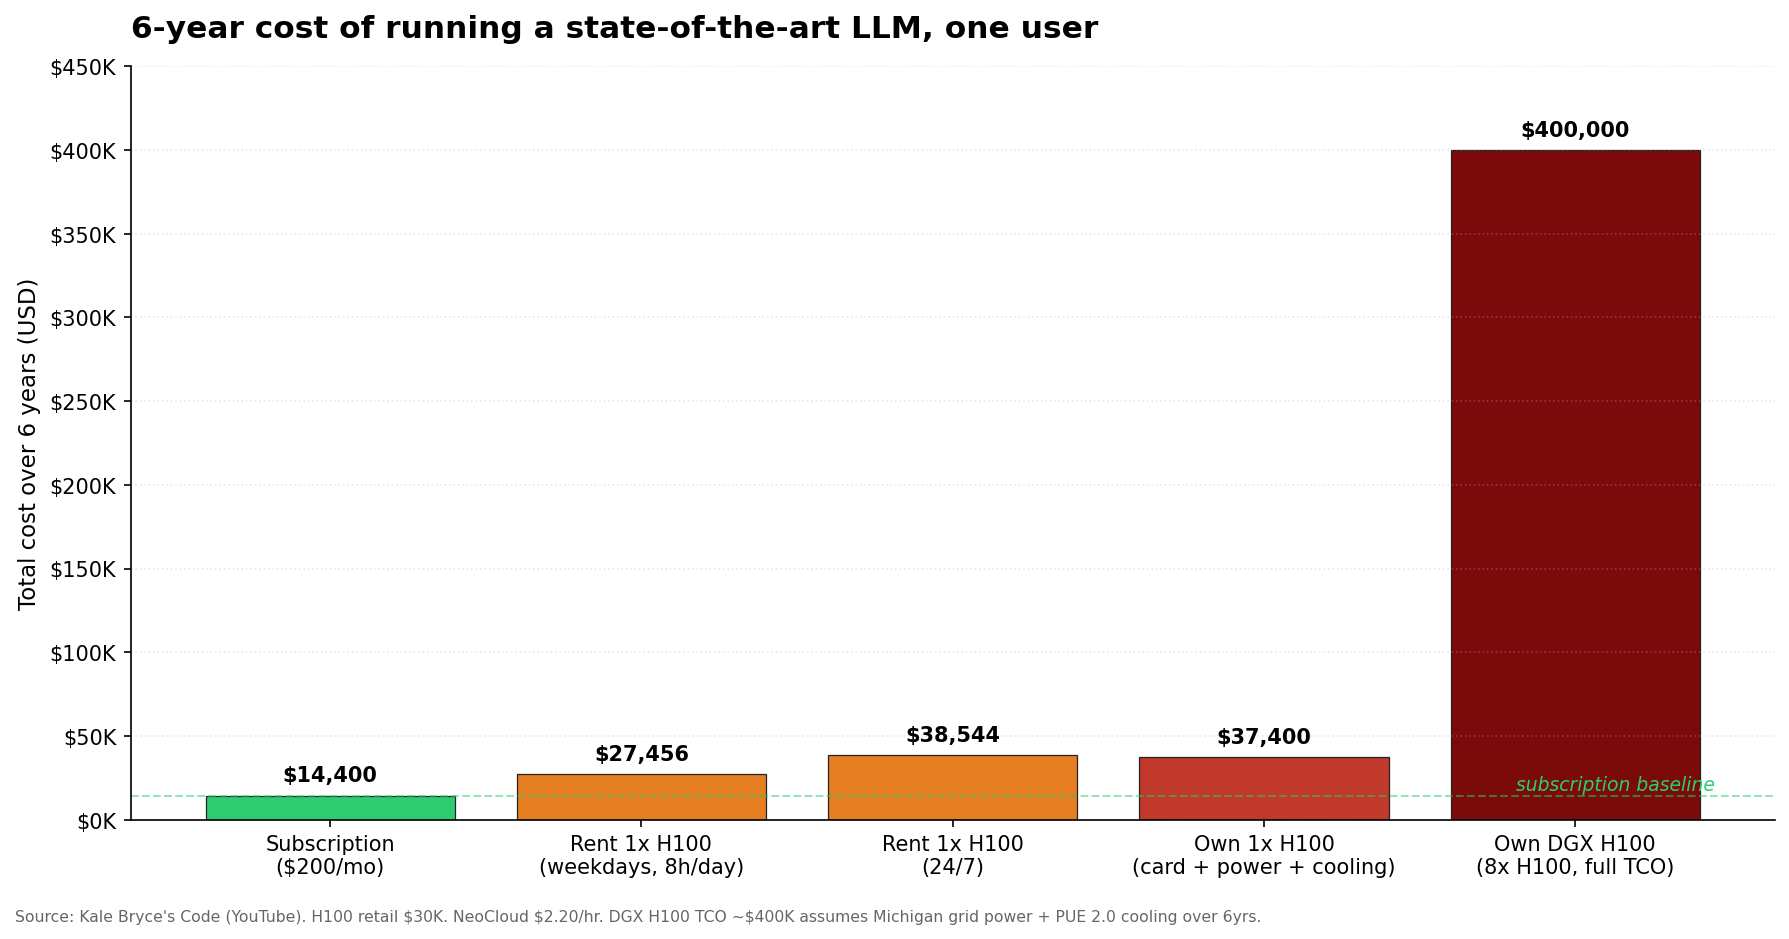

Generate this figure with Python:
"""
Chart: 6-year total cost of ownership across LLM access paths
Data source: Kale Bryce's Code YouTube analysis (https://www.youtube.com/watch?v=SmYNK0kqaDI)
  - $200/mo subscription * 72 months = $14,400
  - NeoCloud H100 @ $2.20/hr, 8hrs/day weekdays = $27,456 over 6yrs
  - NeoCloud H100 @ $2.20/hr, 24/7 = $38,544 over 6yrs (uses 365.25 days)
  - Self-host 1x H100: $30,000 card + ~$3,700 power (350W, $0.20/kWh, 24/7) + ~$3,700 cooling (PUE 2.0) ~= $37,400
  - DGX H100 (8x H100) self-host total cost of ownership ~= $400,000

Run: python3 assets/charts/2026-05-19-open-weight-llm-6yr-tco.py
"""
import matplotlib.pyplot as plt
import matplotlib.ticker as mtick

labels = [
    "Subscription\n($200/mo)",
    "Rent 1x H100\n(weekdays, 8h/day)",
    "Rent 1x H100\n(24/7)",
    "Own 1x H100\n(card + power + cooling)",
    "Own DGX H100\n(8x H100, full TCO)",
]
costs = [14_400, 27_456, 38_544, 37_400, 400_000]

# color: subscription baseline green, self-host paths red-shifted
colors = ["#2ecc71", "#e67e22", "#e67e22", "#c0392b", "#7b0a0a"]

fig, ax = plt.subplots(figsize=(12, 6.27))
bars = ax.bar(labels, costs, color=colors, edgecolor="#222", linewidth=0.6)

ax.set_title(
    "6-year cost of running a state-of-the-art LLM, one user",
    fontsize=15, fontweight="bold", pad=14, loc="left",
)
ax.set_ylabel("Total cost over 6 years (USD)", fontsize=11)
ax.yaxis.set_major_formatter(mtick.FuncFormatter(lambda x, _: f"${int(x/1000)}K"))
ax.set_ylim(0, 450_000)

# value labels on top of each bar
for bar, cost in zip(bars, costs):
    ax.text(
        bar.get_x() + bar.get_width() / 2,
        bar.get_height() + 6_000,
        f"${cost:,.0f}",
        ha="center", va="bottom", fontsize=10, fontweight="bold",
    )

# subtle annotation: where the subscription line sits
ax.axhline(14_400, color="#2ecc71", linestyle="--", linewidth=1, alpha=0.5)
ax.text(
    4.45, 18_000, "subscription baseline",
    color="#2ecc71", fontsize=9, ha="right", style="italic",
)

# clean up chrome
ax.spines["top"].set_visible(False)
ax.spines["right"].set_visible(False)
ax.tick_params(axis="x", labelsize=10)
ax.grid(axis="y", linestyle=":", alpha=0.3)

# footer note
fig.text(
    0.01, 0.01,
    "Source: Kale Bryce's Code (YouTube). H100 retail $30K. NeoCloud $2.20/hr. "
    "DGX H100 TCO ~$400K assumes Michigan grid power + PUE 2.0 cooling over 6yrs.",
    fontsize=7.5, color="#666",
)

plt.tight_layout(rect=[0, 0.03, 1, 1])
plt.savefig(
    "assets/charts/2026-05-19-open-weight-llm-6yr-tco.png",
    dpi=150, bbox_inches="tight",
)
print("saved assets/charts/2026-05-19-open-weight-llm-6yr-tco.png")
